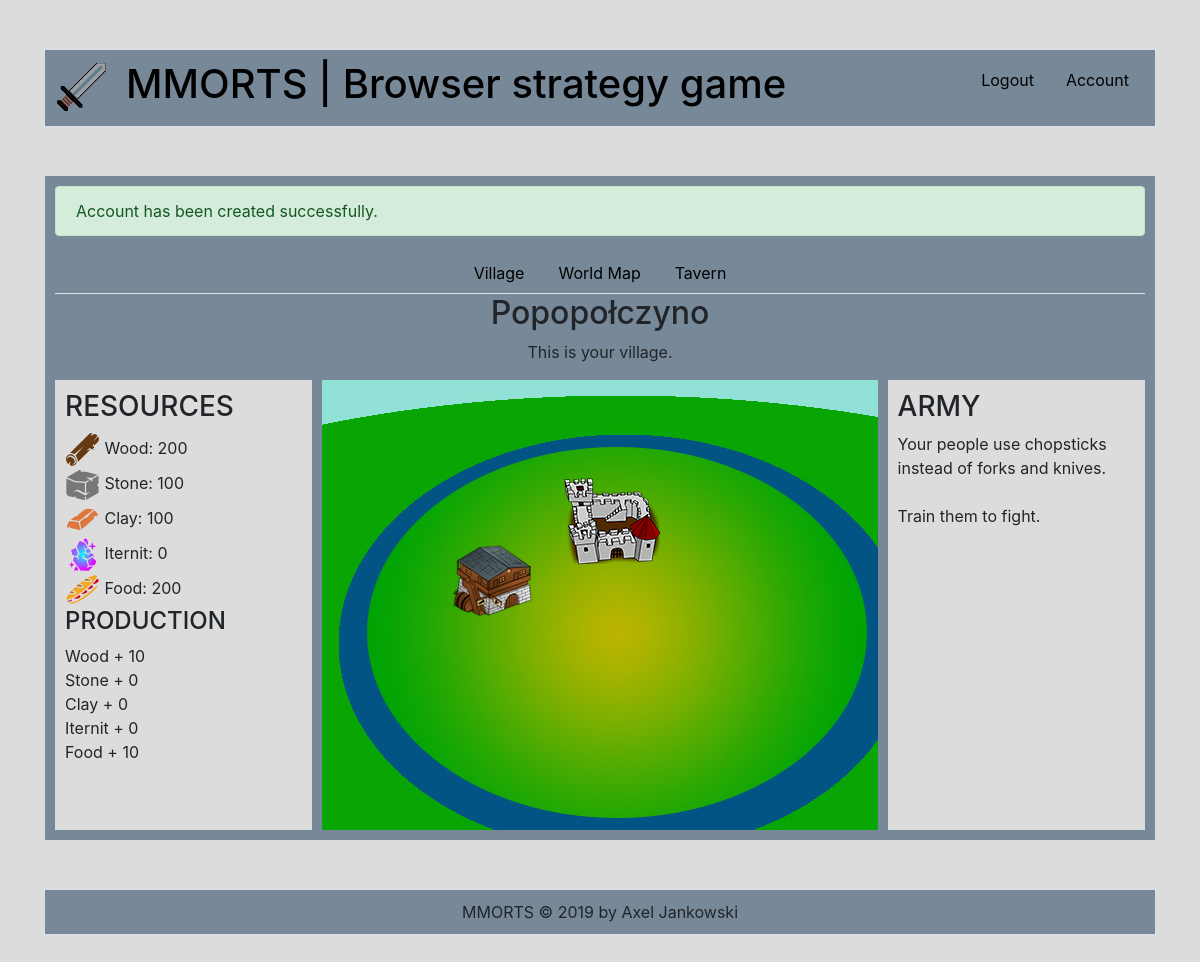
/index.php?msg=registrationsuccess (signed in), run on the app's committed database.
### tables this page shows
CREATE TABLE `configuration` (
  `id` int(11) NOT NULL,
  `name` varchar(255) NOT NULL,
  `separator` varchar(3) NOT NULL,
  `description` varchar(255) NOT NULL,
  `maintenance` tinyint(1) NOT NULL,
  `logo` varchar(255) NOT NULL
);

CREATE TABLE `cities` (
  `id` int(255) NOT NULL,
  `user_id` int(255) DEFAULT NULL,
  `name` varchar(20) DEFAULT NULL
);

CREATE TABLE `resources` (
  `id` int(255) NOT NULL,
  `user_id` int(255) NOT NULL,
  `city_id` int(255) NOT NULL,
  `wood` int(255) NOT NULL DEFAULT 200,
  `stone` int(255) NOT NULL DEFAULT 100,
  `clay` int(255) NOT NULL DEFAULT 100,
  `iternit` int(255) NOT NULL DEFAULT 0,
  `food` int(255) NOT NULL DEFAULT 200
);

CREATE TABLE `building_types` (
  `id` int(255) NOT NULL,
  `type` varchar(255) DEFAULT NULL,
  `level` int(2) DEFAULT NULL,
  `defence` int(255) DEFAULT NULL,
  `wood_production` int(255) DEFAULT NULL,
  `stone_production` int(255) DEFAULT NULL,
  `clay_production` int(255) DEFAULT NULL,
  `iternit_production` int(255) DEFAULT NULL,
  `food_production` int(255) DEFAULT NULL,
  `swordsman_production` int(255) DEFAULT NULL,
  `archer_production` int(255) DEFAULT NULL,
  `knight_production` int(255) DEFAULT NULL
);

### backend/system/config.php (called while the page is built, shortened)
<?php
    $dbserver = "localhost";
    $dbusername = "root";
    $dbpassword = "";
    $db = "mmorts";
    $conn = new mysqli($dbserver, $dbusername, $dbpassword, $db);
    if($conn->connect_error) {
        die("Connection failed: ".$conn->connect_error);
    } else {
        $query = "SELECT * FROM configuration";
        $result = mysqli_query($conn, $query);
        $row = mysqli_fetch_assoc($result);
        $title = $row['name'];
        $separator = $row['separator'];
        $description = $row['description'];
        $logo = $row['logo'];
    }
?>

### backend/system/includes.php (called while the page is built, shortened)
<?php
    require_once("backend/system/config.php");
?>

### frontend/index.php (the view, shortened to what this page needs)
<?php
    global $title;
    global $separator;
    global $description;
    global $logo;
?>
<html lang="en">
    <head>
        <?php require_once("frontend/templates/html-head.php"); ?>
    </head>
    <body>
        <div class="container">
            <?php require_once("frontend/templates/header.php"); ?>
            <div class="layer">
                <div class="content">
                    <?php
                        if(isset($_GET['msg'])) {
                            $msg = $_GET['msg'];
                            if($msg == "loginsuccess") {
                                $msg = "Logged in successfully.";
                            } elseif($msg == "registrationsuccess") {
                                $msg = "Account has been created successfully.";
                            } elseif($msg == "logoutsuccess") {
                                $msg = "Logged out successfully.";
                            } elseif($msg == "villagecreated") {
                                $msg = "You founded a new village.";
                            }
                            ?>
                            <div class="alert alert-success" role="alert"><?php echo $msg; ?></div>
                            <?php
                        }
                        if(isset($_SESSION['loggedin'])) {
                            require_once("frontend/templates/navigation.php");
                            $dbserver = "localhost";
                            $dbusername = "root";
                            $dbpassword = "";
                            $db = "mmorts";
                            $conn = new mysqli($dbserver, $dbusername, $dbpassword, $db);
                            $username = $_SESSION['loggedin'];
                            $query = "SELECT id FROM users WHERE username = '$username'";
                            $result = mysqli_query($conn, $query);
                            $row = mysqli_fetch_assoc($result);
                            $userId = $row['id'];
                            $query = "SELECT id, name FROM cities WHERE user_id = '$userId'";
                            $result = mysqli_query($conn, $query);
                            if(mysqli_num_rows($result) > 0) {
                                $row = mysqli_fetch_assoc($result);
                                $cityId = $row['id'];
                                $cityName = $row['name'];
                                $query = "SELECT wood, stone, clay, iternit, food FROM resources WHERE city_id = '$cityId'";
                                $result = mysqli_query($conn, $query);
                                $row = mysqli_fetch_assoc($result);
                                $wood = $row['wood'];
                                $stone = $row['stone'];
                                $clay = $row['clay'];
                                $iternit = $row['iternit'];
                                $food = $row['food'];
                                $query = "SELECT keep_level, tavern_level, barracks_level FROM buildings WHERE city_id = '$cityId'";
                                $result = mysqli_query($conn, $query);
                                $row = mysqli_fetch_assoc($result);
                                $keepLevel = $row['keep_level'];
                                $tavernLevel = $row['tavern_level'];
                                $query = "SELECT defence, wood_production, stone_production, clay_production, iternit_production, food_production FROM building_types WHERE type = 'keep' AND level = '$keepLevel'";
                                $result = mysqli_query($conn, $query);
                                $row = mysqli_fetch_assoc($result);
                                $keepWood = $row['wood_production'];
                                $keepStone = $row['stone_production'];
                                $keepClay = $row['clay_production'];
                                $keepIternit = $row['iternit_production'];
                                $keepFood = $row['food_production'];
                                ?>
                                    <div class="text-center">
                                        <h2><?php echo $cityName; ?></h2>
                                        <p>This is your village.</p>
                                    </div>
                                    <div class="village-container">
                                        <div class="left-panel">
                                            <h3>RESOURCES</h3>
                                            <?php
                                                echo "<img src='frontend/images/icons/wood.svg' class='icon' /> Wood: ".$wood."<br/>";
                                                echo "<img src='frontend/images/icons/stone.svg' class='icon' /> Stone: ".$stone."<br/>";
                                                echo "<img src='frontend/images/icons/clay.svg' class='icon' /> Clay: ".$clay."<br/>";
                                                echo "<img src='frontend/images/icons/iternit.svg' class='icon' /> Iternit: ".$iternit."<br/>";
                                                echo "<img src='frontend/images/icons/food.svg' class='icon' /> Food: ".$food."<br/>";
                                            ?>
                                            <h4>PRODUCTION</h4>
                                            <?php
                                                echo "Wood + ".$keepWood."<br/>";
                                                echo "Stone + ".$keepStone."<br/>";
                                                echo "Clay + ".$keepClay."<br/>";
                                                echo "Iternit + ".$keepIternit."<br/>";
                                                echo "Food + ".$keepFood."<br/>";
                                            ?>
                                        </div>
                                        <div class="village">
                                            <div class="keep" title="Keep lvl. <?php echo $keepLevel; ?>" onclick="openBuildPanel(keep)">
                                            <?php
                                                if($keepLevel > 0) {
                                                ?>
                                                    <img src="frontend/images/keep.png"/>
                                                <?php
                                                } else {
                                                ?>
                                                    <img src="frontend/images/keep.png"/>
                                                <?php
                                                }
                                            ?>
                                            </div>
                                            <div class="tavern" onclick="openBuildPanel(tavern)">
                                            <?php
                                                if($tavernLevel > 0) {
                                                ?>
                                                    <img src="frontend/images/tavern.png" title="Tavern"/>
                                                <?php
                                                } else {
                                                ?>
                                                    <img src="frontend/images/tavern.png" title="Tavern ruins"/>
                                                <?php
                                                }
                                            ?>
                                            </div>
                                        </div>
                                        <div class="right-panel" id="army">
                                            <h3>ARMY</h3>
                                            Your people use chopsticks instead of forks and knives.
                                            <br/><br/>
                                            Train them to fight.
                                        </div>
                                    </div>
                                <?php
                            }
                        } else {
                            ?>
                                <h2>Main</h2>
                                <p>This is the main page.</p>
                            <?php
                        }
                    ?>
                </div>
            </div>
            <?php require_once("frontend/templates/footer.php"); ?>
        </div>
    </body>
</html>

### frontend/templates/header.php
<?php
    global $logo;
?>
<div class="layer">
    <div class="header">
        <div class="logo">
            <a href="index.php?page=index"><img src="frontend/images/<?php echo $logo; ?>" class="responsive" /></a>
        </div>
        <div class="title">
            <h1><a href="index.php?page=index"><?php echo $title.$separator.$description; ?></a></h1>
        </div>
        <?php
            require_once("frontend/templates/account-actions.php");
        ?>
    </div>
</div>

### frontend/templates/footer.php
<div class="layer">
    <div class="footer">
        <?php echo $title; ?> &copy; 2019 by <a title="axeljankowskii@gmail.com">Axel Jankowski</a>
    </div>
</div>

### frontend/css/style.css (style rules this page uses)
body { background-color: gainsboro; }
*:link { color: black; }
.container { width: 1200px; margin: 0 auto; }
.layer { margin-top: 50px; margin-bottom: 50px; }
.header { background-color: lightslategrey; padding: 10px; overflow: hidden; }
.logo { float: left; width: 56px; }
.title { float: left; margin-left: 15px; }
.content { background-color: lightslategrey; width: 100%; display: inline-block; padding: 10px; }
.village-container { width: 100%; height: 450px; display: flex; }
.left-panel { background-color: gainsboro; width: 27.5%; height: 100%; padding: 10px; }
.icon { width: 35px; height: auto; }
.village { background-image: url("../images/map.jpg"); width: 60%; height: 100%; margin: 0 10px; }
.keep { position: absolute; margin-left: 240px; margin-top: 90px; }
.tavern { position: absolute; margin-left: 130px; margin-top: 160px; }
.keep, .tavern:hover { cursor: pointer; }
.right-panel { background-color: gainsboro; width: 27.5%; height: 100%; padding: 10px; }
#army { display: block; }
.footer { background-color: lightslategrey; padding: 10px; text-align: center; }
.responsive { width: 100%; height: auto; }

### data on the page
configuration: logo (picture), name "MMORTS", separator "|", description "Browser strategy game"
cities: name "Popopołczyno"
resources: wood "200", stone "100", clay "100", iternit "0", food "200"
building_types: wood_production "10", stone_production "0", clay_production "0", iternit_production "0", food_production "10"

### other printed values
$msg "Account has been created successfully."
